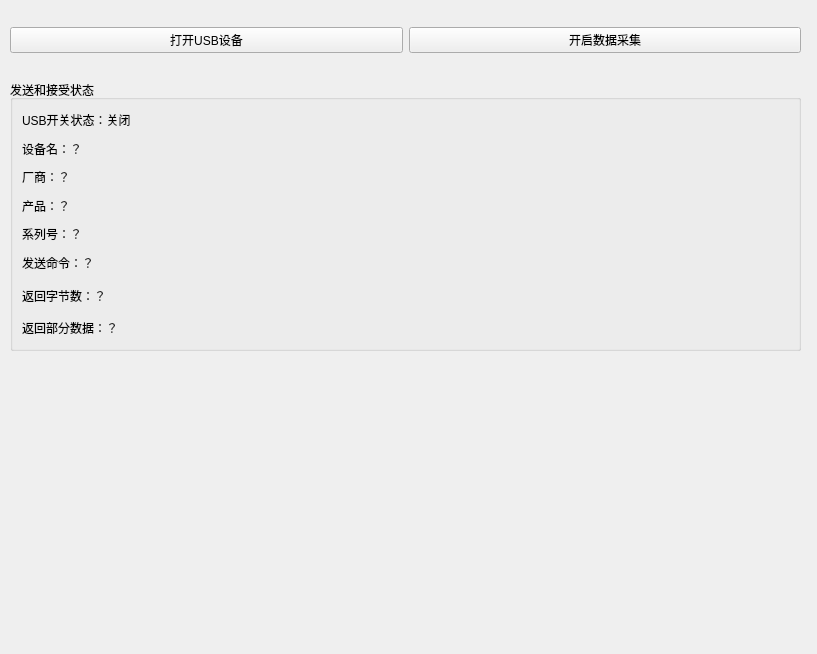
<?xml version="1.0" encoding="UTF-8"?>
<ui version="4.0">
 <class>MainWindow</class>
 <widget class="QMainWindow" name="MainWindow">
  <property name="geometry">
   <rect>
    <x>0</x>
    <y>0</y>
    <width>817</width>
    <height>654</height>
   </rect>
  </property>
  <property name="windowTitle">
   <string>USB BULK上位机</string>
  </property>
  <widget class="QWidget" name="centralwidget">
   <widget class="QGroupBox" name="groupBox">
    <property name="geometry">
     <rect>
      <x>10</x>
      <y>80</y>
      <width>791</width>
      <height>271</height>
     </rect>
    </property>
    <property name="sizePolicy">
     <sizepolicy hsizetype="Minimum" vsizetype="Minimum">
      <horstretch>0</horstretch>
      <verstretch>0</verstretch>
     </sizepolicy>
    </property>
    <property name="title">
     <string>发送和接受状态</string>
    </property>
    <property name="alignment">
     <set>Qt::AlignLeading|Qt::AlignLeft|Qt::AlignTop</set>
    </property>
    <layout class="QVBoxLayout" name="verticalLayout">
     <item>
      <widget class="QLabel" name="label">
       <property name="text">
        <string>USB开关状态：关闭</string>
       </property>
       <property name="alignment">
        <set>Qt::AlignLeading|Qt::AlignLeft|Qt::AlignVCenter</set>
       </property>
      </widget>
     </item>
     <item>
      <widget class="QLabel" name="label_2">
       <property name="sizePolicy">
        <sizepolicy hsizetype="Minimum" vsizetype="Minimum">
         <horstretch>0</horstretch>
         <verstretch>0</verstretch>
        </sizepolicy>
       </property>
       <property name="text">
        <string>设备名：？</string>
       </property>
       <property name="scaledContents">
        <bool>false</bool>
       </property>
       <property name="alignment">
        <set>Qt::AlignLeading|Qt::AlignLeft|Qt::AlignVCenter</set>
       </property>
       <property name="margin">
        <number>0</number>
       </property>
       <property name="indent">
        <number>0</number>
       </property>
      </widget>
     </item>
     <item>
      <widget class="QLabel" name="label_3">
       <property name="text">
        <string>厂商：？</string>
       </property>
       <property name="alignment">
        <set>Qt::AlignLeading|Qt::AlignLeft|Qt::AlignVCenter</set>
       </property>
       <property name="indent">
        <number>0</number>
       </property>
      </widget>
     </item>
     <item>
      <widget class="QLabel" name="label_4">
       <property name="text">
        <string>产品：？</string>
       </property>
       <property name="alignment">
        <set>Qt::AlignLeading|Qt::AlignLeft|Qt::AlignVCenter</set>
       </property>
      </widget>
     </item>
     <item>
      <widget class="QLabel" name="label_5">
       <property name="sizePolicy">
        <sizepolicy hsizetype="Fixed" vsizetype="Minimum">
         <horstretch>0</horstretch>
         <verstretch>0</verstretch>
        </sizepolicy>
       </property>
       <property name="layoutDirection">
        <enum>Qt::LeftToRight</enum>
       </property>
       <property name="text">
        <string>系列号：？</string>
       </property>
       <property name="alignment">
        <set>Qt::AlignLeading|Qt::AlignLeft|Qt::AlignVCenter</set>
       </property>
      </widget>
     </item>
     <item>
      <widget class="QLabel" name="label_6">
       <property name="text">
        <string>发送命令：？</string>
       </property>
       <property name="alignment">
        <set>Qt::AlignLeading|Qt::AlignLeft|Qt::AlignVCenter</set>
       </property>
      </widget>
     </item>
     <item>
      <widget class="QLabel" name="label_7">
       <property name="minimumSize">
        <size>
         <width>0</width>
         <height>31</height>
        </size>
       </property>
       <property name="text">
        <string>返回字节数：？</string>
       </property>
       <property name="alignment">
        <set>Qt::AlignLeading|Qt::AlignLeft|Qt::AlignVCenter</set>
       </property>
      </widget>
     </item>
     <item>
      <widget class="QLabel" name="label_8">
       <property name="text">
        <string>返回部分数据：？</string>
       </property>
      </widget>
     </item>
    </layout>
   </widget>
   <widget class="QWidget" name="layoutWidget">
    <property name="geometry">
     <rect>
      <x>10</x>
      <y>20</y>
      <width>791</width>
      <height>41</height>
     </rect>
    </property>
    <layout class="QHBoxLayout" name="horizontalLayout">
     <item>
      <widget class="QPushButton" name="pushButton">
       <property name="text">
        <string>打开USB设备</string>
       </property>
      </widget>
     </item>
     <item>
      <widget class="QPushButton" name="pushButton_2">
       <property name="text">
        <string>开启数据采集</string>
       </property>
      </widget>
     </item>
    </layout>
   </widget>
  </widget>
  <widget class="QMenuBar" name="menubar">
   <property name="geometry">
    <rect>
     <x>0</x>
     <y>0</y>
     <width>817</width>
     <height>26</height>
    </rect>
   </property>
  </widget>
 </widget>
 <resources/>
 <connections/>
</ui>
